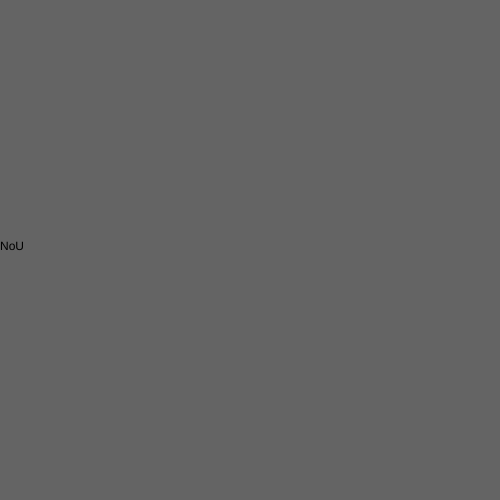
Frame 1 (no input)
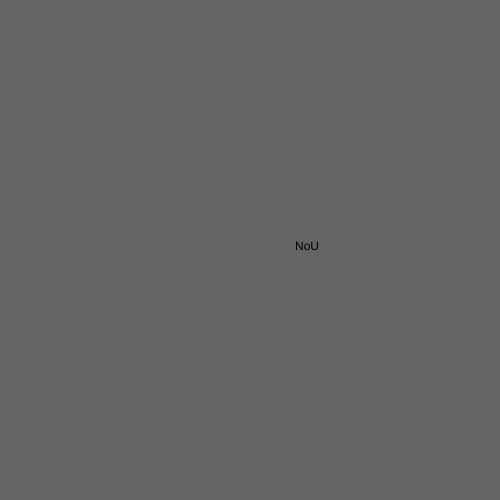
Frame 60 (no input)
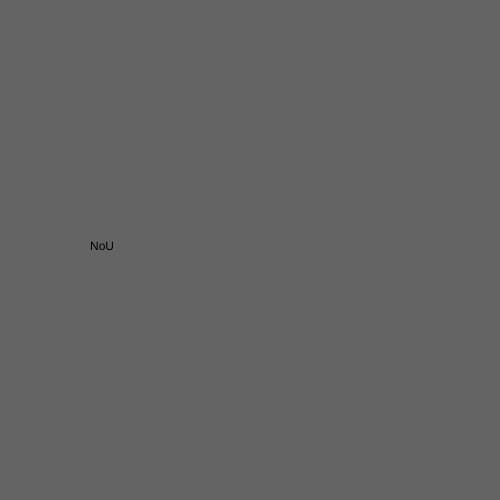
Frame 120 (the mouse pressed at the canvas centre since frame 60)

The p5.js sketch that drew these frames (run headless with seeded random() and noise() and a simulated clock; from frame 60 on, the mouse is pressed at the canvas centre):

// p5.js sketch
// ── sketch.js
  var x = 0 ;

function setup() {
  createCanvas(500, 500);
}

function draw() {
  background(100);

  //rect(x, 250, 50, 50);
  text("NoU", x, 250);
  x += 5 ;

  if (x > width) {
    x = 0
  }

}
